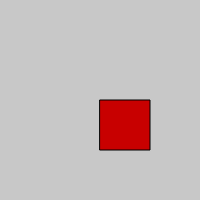
Frame 1 (no input)
Frame 60 (no input): identical to frame 1, image omitted
Frame 120 (the mouse pressed at the canvas centre since frame 60): identical to frame 1, image omitted

The p5.js sketch that drew this single still picture (run headless with seeded random() and noise() and a simulated clock; from frame 60 on, the mouse is pressed at the canvas centre):

// p5.js sketch
// ── sketch.js
// Handling DOM events with callbacks

var bgcolor
var button

function setup() {
	createCanvas(200, 200)
	bgcolor = color(200)
	button = createButton("go go go !!!")
	button.mousePressed(changeColor)
}

function changeColor() {
	bgcolor = color(random(255))
}

// function mousePressed() {
// 	changeColor()
// }

function draw() {
	background(bgcolor)
	fill(200, 0, 0)
	rect(100, 100, 50, 50)
}
